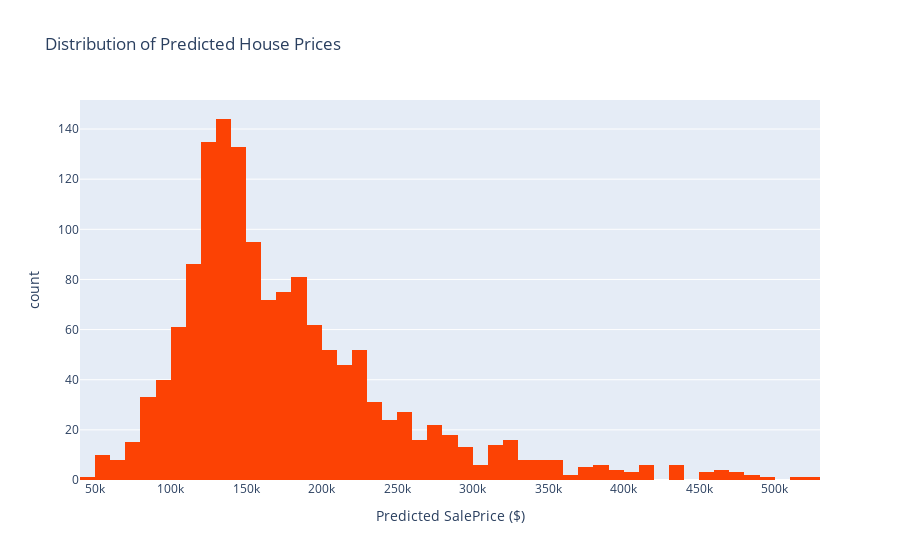

Here is the notebook cell this chart was saved with:
### Code cell
# Visualize predictions distribution
fig = px.histogram(
    pred_xgb, 
    nbins=50,
    title='Distribution of Predicted House Prices',
    labels={'value': 'Predicted SalePrice ($)', 'count': 'Frequency'},
    color_discrete_sequence=["#fc4204"]
)
fig.update_layout(showlegend=False)
fig.show()
fig.show(renderer='iframe')

### Figure 1 — Plotly figure (JSON) as saved in the notebook; plotly's stock layout.template omitted (floating-point values rounded to 4 significant figures; data arrays with more than 128 entries replaced by an {"elided": "..."} marker saying what was removed)
{"data": [{"bingroup": "x", "hovertemplate": "variable=0<br>Predicted SalePrice ($)=%{x}<br>count=%{y}<extra></extra>", "legendgroup": "0", "marker": {"color": "#fc4204", "pattern": {"shape": ""}}, "name": "0", "nbinsx": 50, "orientation": "v", "showlegend": true, "type": "histogram", "x": {"elided": "1459 float values"}, "xaxis": "x", "yaxis": "y"}], "layout": {"barmode": "relative", "legend": {"title": {"text": "variable"}, "tracegroupgap": 0}, "showlegend": false, "title": {"text": "Distribution of Predicted House Prices"}, "xaxis": {"anchor": "y", "domain": [0, 1], "title": {"text": "Predicted SalePrice ($)"}}, "yaxis": {"anchor": "x", "domain": [0, 1], "title": {"text": "count"}}}}
